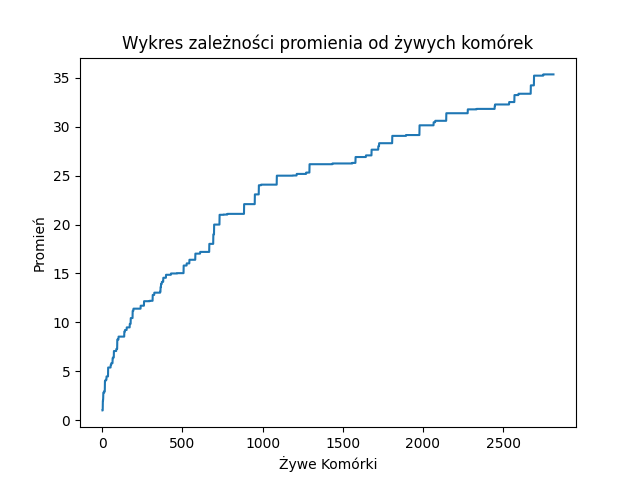

Here is the Python script that generated this plot:
import random
import numpy as np
from copy import deepcopy
import math
from matplotlib import pyplot as plt

N = 100


def gen_board():
    result = np.zeros([N, N])
    i = int(N / 2)
    result[i][i] = 1
    return result


def next_gen(board):
    result = deepcopy(board)

    indexs_of_lifes_cels = []
    for i in range(N):
        for j in range(N):
            if result[i][j] == 1:
                indexs_of_lifes_cels.append([i, j])

    index = random.choice(indexs_of_lifes_cels)
    new_life_cel = random.choice([1, 2, 3, 4])

    if new_life_cel == 1 and result[index[0] + 1][index[1]] == 0:
        result[index[0] + 1][index[1]] = 1
    elif new_life_cel == 2 and result[index[0]][index[1] + 1] == 0:
        result[index[0]][index[1] + 1] = 1
    elif new_life_cel == 3 and result[index[0] - 1][index[1]] == 0:
        result[index[0] - 1][index[1]] = 1
    elif new_life_cel == 4 and result[index[0]][index[1] - 1] == 0:
        result[index[0]][index[1] - 1] = 1

    return result


def get_center(board):
    x = 0
    y = 0
    z = 0
    for i in range(N):
        for j in range(N):
            if board[i][j] == 1:
                x += i
                y += j
                z += 1

    return [int(x / z), int(y / z)]


def max_r(board, r):
    result = r
    xy = get_center(board)
    for i in range(N):
        for j in range(N):
            if board[i][j] == 1:
                tmp_r = math.sqrt((i - xy[0]) ** 2 + (j - xy[1]) ** 2)
                if tmp_r > result:
                    result = tmp_r
    return result


def get_cels(board):
    result = 0
    for i in range(N):
        for j in range(N):
            if board[i][j] == 1:
                result += 1
    return result


def main():
    generation = gen_board()
    r = 0
    t = 0
    x = []
    y = []

    while t <= 50000:
        generation = next_gen(generation)
        r = max_r(generation, r)
        x.append(get_cels(generation))
        y.append(r)
        t += 1

    plt.plot(x, y)
    plt.xlabel('Żywe Komórki')
    plt.ylabel('Promień')
    plt.title('Wykres zależności promienia od żywych komórek')
    plt.show()


if __name__ == '__main__':
    main()
